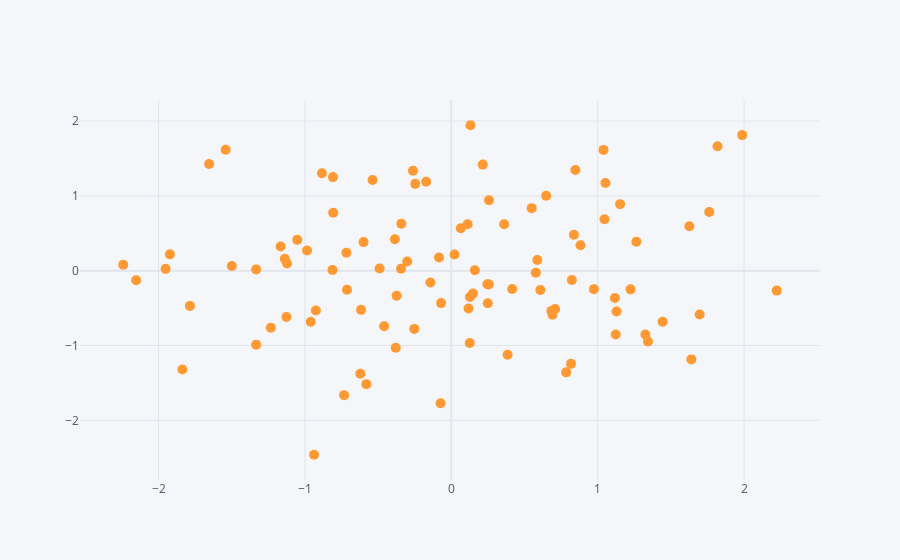

This figure's notebook cell:
### Code cell
df.iplot(x = 'A', y = 'B', mode='markers', size=10)
